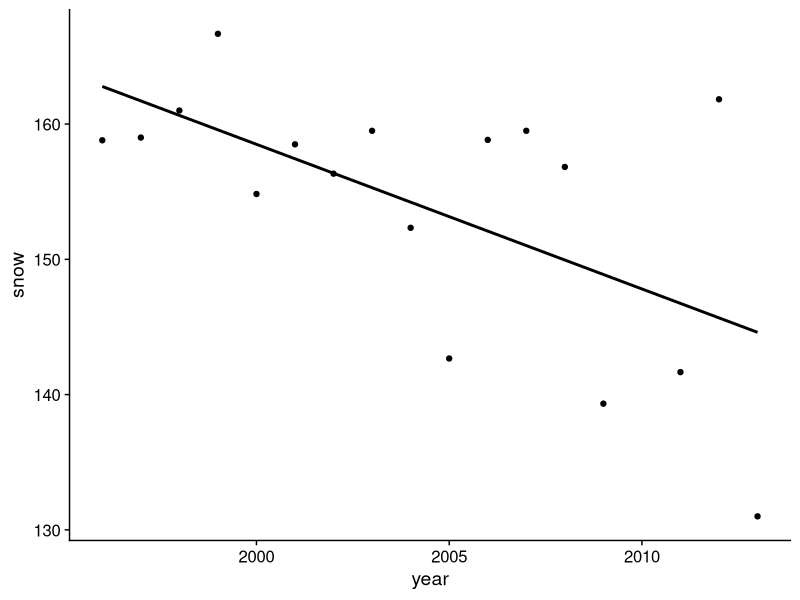
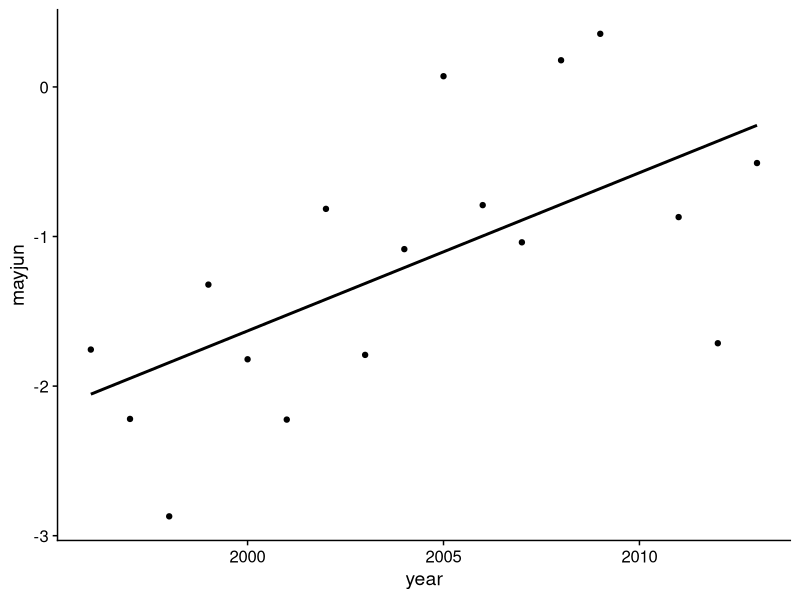
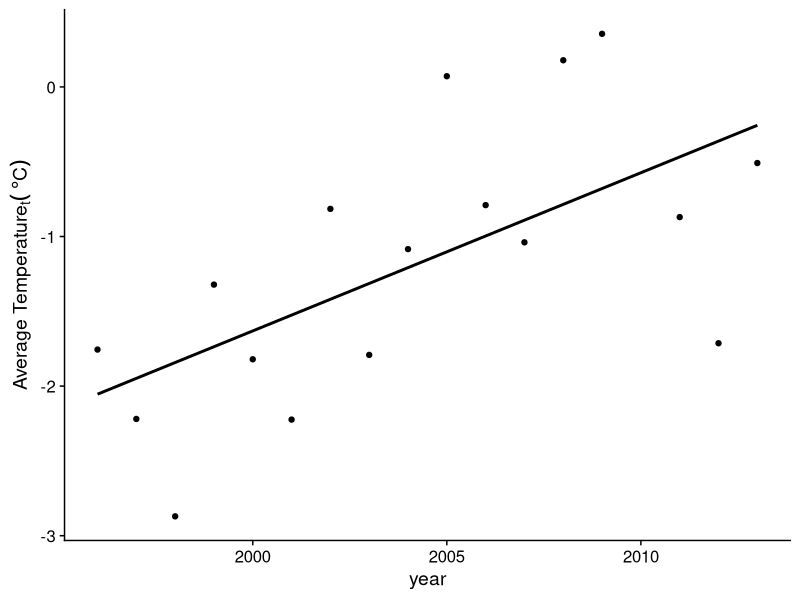
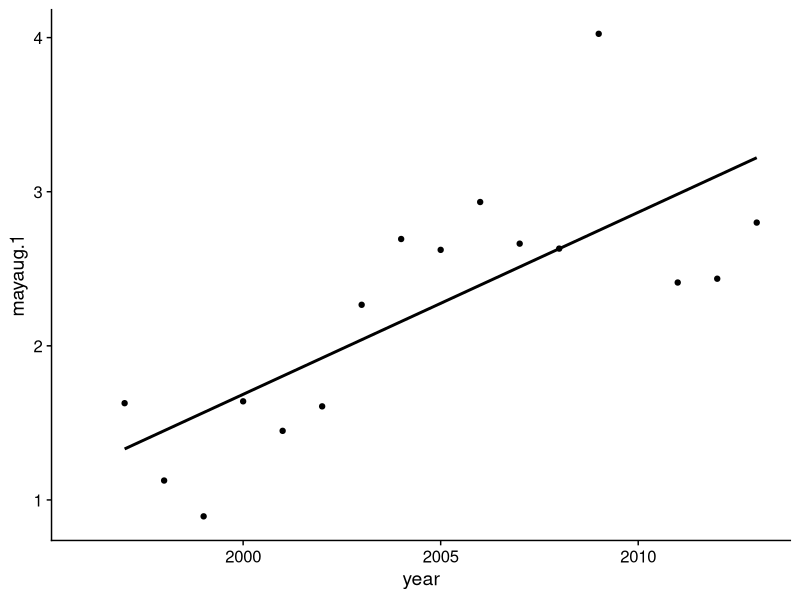
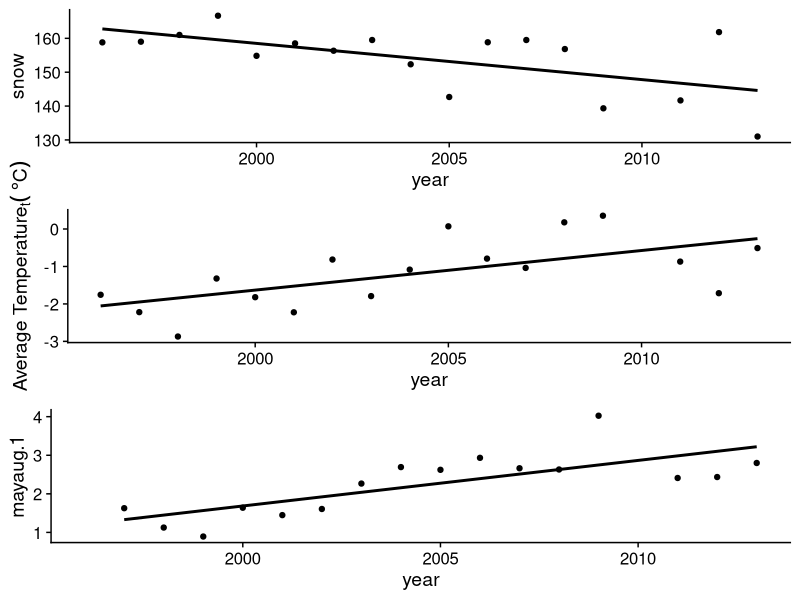

These charts were generated, in order, by the following R code:
#Bowden worked example
boloria=read.csv("data/boloria.csv")
boloria

colias=read.csv("data/colias.csv")
colias
library(tidyverse)
library(cowplot)

#group repetative variables
year.dat=boloria %>% group_by(year) %>% summarise(snow=mean(snow),mayjun=mean(mayjun),
  mayaug.1=mean(mayaug.1))

#plot snow melt DOY across years
p1=ggplot(year.dat,aes(x=year,y=snow))+
  geom_point() +
  geom_smooth(method ="lm", se=F, color="black") +
  theme_cowplot()
p1#name plots

#plot may-jun temp of current yr across time
p2=ggplot(year.dat,aes(x=year,y=mayjun))+
  geom_point() +
  geom_smooth(method ="lm", se=F, color="black") +
  theme_cowplot()
p2
#add lables
p2=ggplot(year.dat,aes(x=year,y=mayjun))+
  geom_point() +
  geom_smooth(method ="lm", se=F, color="black") +
  theme_cowplot()+
  labs(y=expression(paste("Average Temperature" ["t"],"",(~degree*C))))

p2

#Plot may-jun temp of current yr across time
p3=ggplot(year.dat,aes(x=year,y=mayaug.1))+
  geom_point() +
  geom_smooth(method ="lm", se=F, color="black") +
  theme_cowplot()
p3

#Now plot them as 3 panels, arranged vertically
plot_grid(p1,p2,p3, align="V", nrow=3)

#fit linear models to climate data
fit.snow=lm(snow~year,data=year.dat)
summary(fit.snow)

fit.mayjun=lm(mayjun~year,data=year.dat)
summary(fit.mayjun)

#recreate figure 2
year.dat#climate variable for ea yr
colias
boloria

#getting avg and stderror of wing length for ea sex of ea species for ea yr

colias %>% group_by(year,sex) %>% summarise(mean_se(WL))
